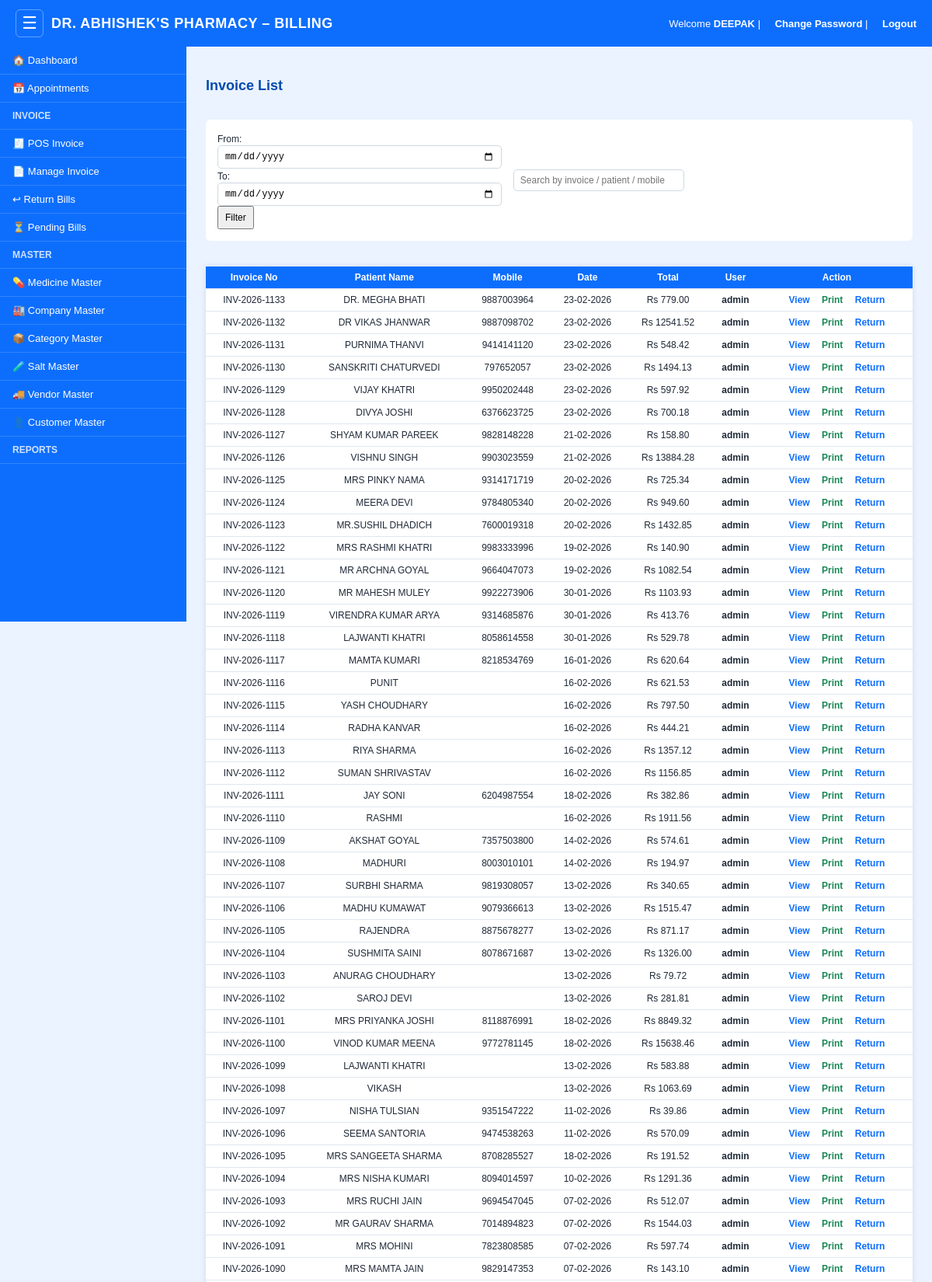
Screenshot of /invoices (signed in, upper part) with the database file from the repository.
### models.py (models this page shows)
class Invoice(db.Model):
    __tablename__ = "invoice"
    id = db.Column(db.Integer, primary_key=True)
    invoice_no = db.Column(db.String(50), unique=True)
    customer = db.Column(db.String(100))
    mobile = db.Column(db.String(20))
    doctor = db.Column(db.String(100))
    gender = db.Column(db.String(10))
    subtotal = db.Column(db.Float, default=0)
    discount = db.Column(db.Float, default=0)
    cgst = db.Column(db.Float, default=0)
    sgst = db.Column(db.Float, default=0)
    total = db.Column(db.Float, default=0)
    payment_mode = db.Column(db.String(20), default="CASH")
    created_by = db.Column(db.String(50))
    created_at = db.Column(db.DateTime, default=datetime.utcnow)

### app.py (the view)
@app.route("/invoices")
@login_required
def invoices():
    from_str = request.args.get("from", "").strip()
    to_str = request.args.get("to", "").strip()
    query = Invoice.query
    if from_str:
        try:
            from_dt = datetime.strptime(from_str, "%Y-%m-%d")
            query = query.filter(Invoice.created_at >= from_dt)
        except ValueError:
            pass
    if to_str:
        try:
            to_dt = datetime.strptime(to_str, "%Y-%m-%d") + timedelta(days=1)
            query = query.filter(Invoice.created_at < to_dt)
        except ValueError:
            pass
    return render_template(
        "invoices.html",
        invoices=query.order_by(Invoice.id.desc()).all()
    )

### app.py (called while the page is built)
def login_required(f):
    @wraps(f)
    def w(*args, **kwargs):
        if not session.get("user_id"):
            return redirect("/login")
        return f(*args, **kwargs)
    return w

### templates/invoices.html (shortened to what this page needs)
{% extends "base.html" %}
{% block body %}
<h2>Invoice List</h2>
<div class="filter-box">
    <form method="get">
        <label>From:</label>
        <input type="date" name="from" value="{{ request.args.get('from','') }}">
        <label>To:</label>
        <input type="date" name="to" value="{{ request.args.get('to','') }}">
        <button type="submit">Filter</button>
    </form>
    <input type="text" id="invoiceSearch"
       placeholder="Search by invoice / patient / mobile"
       style="padding:8px; width:220px;">
</div>
<table id="invoiceTable">
    <tr>
        <th>Invoice No</th>
        <th>Patient Name</th>
        <th>Mobile</th>
        <th>Date</th>
        <th>Total</th>
        <th>User</th>
        <th>Action</th>
    </tr>
    {% for i in invoices %}
    <tr>
        <td>{{ i.invoice_no }}</td>
        <td>{{ i.customer }}</td>
        <td>{{ i.mobile }}</td>
        <td>{{ i.created_at.strftime('%d-%m-%Y') }}</td>
        <td>Rs {{ "%.2f"|format(i.total) }}</td>
        <td><b>{{ i.created_by }}</b></td>
        <td class="actions">
            <a class="view" href="/invoice/{{ i.id }}" title="View Invoice">View</a>
            <a class="print" href="/invoice/{{ i.id }}?print=1" target="_blank" title="Print Invoice">Print</a>
            <a class="view" href="/return-medicine?invoice_no={{ i.invoice_no }}" title="Return Medicine">Return</a>
        </td>
    </tr>
    {% endfor %}
</table>
{% endblock %}

### templates/base.html (style rules this page uses)
* { box-sizing: border-box; }
body { margin: 0; font-family: Arial, sans-serif; background: #eaf3ff; }
:root { --primary: #0d6efd; --primary-dark: #084298; --success: #198754; --danger: #dc3545; --warning: #ffc107; --muted: #6c757d; --bg: #eaf3ff; --card: #ffffff; --border: #d9e2ef; --shadow: 0 2px 10px rgba(13, 110, 253, 0.12); --text: #1f2937; }
body { background: var(--bg); color: var(--text); }
.content table { width: 100%; border-collapse: collapse; background: var(--card); }
.content th, .content td { padding: 10px 12px; border-bottom: 1px solid #e0e6f0; text-align: center; font-size: 14px; }
.content th { background: var(--primary); color: #fff; font-weight: 700; }
.form-control, .content input:not([type="checkbox"]):not([type="radio"]), .content select, .content textarea { width: 100%; padding: 8px 10px; border: 1px solid #cfd8e3; border-radius: 5px; font-size: 14px; background: #fff; }
.content h2 { font-size: 18px !important; }
.content p, .content li, .content label, .content span, .content a, .content td, .content th, .content small, .content strong, .content b, .content input:not([type="checkbox"]):not([type="radio"]), .content select, .content textarea, .content button, .content .btn, .content .add-btn, .content .btn-add, .content .btn-edit, .content .btn-pass, .content .btn-del, .content .filter-btn, .content .delete-btn { font-size: 12px !important; }
.content th, .content td { padding: 7px 8px !important; }
.content input:not([type="checkbox"]):not([type="radio"]), .content select, .content textarea, .content button, .content .btn { padding: 6px 8px !important; }

### templates/invoices.html (style rules this page uses)
h2 { margin-bottom: 15px; color: #004aad; }
.filter-box { background: white; padding: 15px; border-radius: 6px; margin-bottom: 15px; display: flex; gap: 15px; align-items: center; flex-wrap: wrap; }
.filter-box input { padding: 8px; font-size: 14px; }
table { width: 100%; border-collapse: collapse; background: white; box-shadow: 0 0 8px rgba(0,0,0,0.1); }
th { background: #0d6efd; color: white; padding: 10px; font-size: 15px; }
td { padding: 10px; border-bottom: 1px solid #ddd; text-align: center; font-size: 14px; }
.actions a { text-decoration: none; font-size: 14px; margin: 0 6px; font-weight: 600; }
.view { color: #0d6efd; }
.print { color: #198754; }

### rows the page displays
Invoice: invoice_no "INV-2026-1133", customer "DR. MEGHA BHATI", mobile "9887003964", created_at "23-02-2026", total "779.00", created_by "admin"
Invoice: invoice_no "INV-2026-1132", customer "DR VIKAS JHANWAR", mobile "9887098702", created_at "23-02-2026", total "12541.52", created_by "admin"
Invoice: invoice_no "INV-2026-1131", customer "PURNIMA THANVI", mobile "9414141120", created_at "23-02-2026", total "548.42", created_by "admin"
Invoice: invoice_no "INV-2026-1130", customer "SANSKRITI CHATURVEDI", mobile "797652057", created_at "23-02-2026", total "1494.13", created_by "admin"
Invoice: invoice_no "INV-2026-1129", customer "VIJAY KHATRI", mobile "9950202448", created_at "23-02-2026", total "597.92", created_by "admin"
Invoice: invoice_no "INV-2026-1128", customer "DIVYA JOSHI", mobile "6376623725", created_at "23-02-2026", total "700.18", created_by "admin"
Invoice: invoice_no "INV-2026-1127", customer "SHYAM KUMAR PAREEK", mobile "9828148228", created_at "21-02-2026", total "158.80", created_by "admin"
Invoice: invoice_no "INV-2026-1126", customer "VISHNU SINGH", mobile "9903023559", created_at "21-02-2026", total "13884.28", created_by "admin"
Invoice: invoice_no "INV-2026-1125", customer "MRS PINKY NAMA", mobile "9314171719", created_at "20-02-2026", total "725.34", created_by "admin"
Invoice: invoice_no "INV-2026-1124", customer "MEERA DEVI", mobile "9784805340", created_at "20-02-2026", total "949.60", created_by "admin"
Invoice: invoice_no "INV-2026-1123", customer "MR.SUSHIL DHADICH", mobile "7600019318", created_at "20-02-2026", total "1432.85", created_by "admin"
Invoice: invoice_no "INV-2026-1122", customer "MRS RASHMI KHATRI", mobile "9983333996", created_at "19-02-2026", total "140.90", created_by "admin"
Invoice: invoice_no "INV-2026-1121", customer "MR ARCHNA GOYAL", mobile "9664047073", created_at "19-02-2026", total "1082.54", created_by "admin"
Invoice: invoice_no "INV-2026-1120", customer "MR MAHESH MULEY", mobile "9922273906", created_at "30-01-2026", total "1103.93", created_by "admin"
Invoice: invoice_no "INV-2026-1119", customer "VIRENDRA KUMAR ARYA", mobile "9314685876", created_at "30-01-2026", total "413.76", created_by "admin"
Invoice: invoice_no "INV-2026-1118", customer "LAJWANTI KHATRI", mobile "8058614558", created_at "30-01-2026", total "529.78", created_by "admin"
Invoice: invoice_no "INV-2026-1117", customer "MAMTA KUMARI", mobile "8218534769", created_at "16-01-2026", total "620.64", created_by "admin"
Invoice: invoice_no "INV-2026-1116", customer "PUNIT", created_at "16-02-2026", total "621.53", created_by "admin"
Invoice: invoice_no "INV-2026-1115", customer "YASH CHOUDHARY", created_at "16-02-2026", total "797.50", created_by "admin"
Invoice: invoice_no "INV-2026-1114", customer "RADHA KANVAR", created_at "16-02-2026", total "444.21", created_by "admin"
Invoice: invoice_no "INV-2026-1113", customer "RIYA SHARMA", created_at "16-02-2026", total "1357.12", created_by "admin"
Invoice: invoice_no "INV-2026-1112", customer "SUMAN SHRIVASTAV", created_at "16-02-2026", total "1156.85", created_by "admin"
Invoice: invoice_no "INV-2026-1111", customer "JAY SONI", mobile "6204987554", created_at "18-02-2026", total "382.86", created_by "admin"
Invoice: invoice_no "INV-2026-1110", customer "RASHMI", created_at "16-02-2026", total "1911.56", created_by "admin"
Invoice: invoice_no "INV-2026-1109", customer "AKSHAT GOYAL", mobile "7357503800", created_at "14-02-2026", total "574.61", created_by "admin"
Invoice: invoice_no "INV-2026-1108", customer "MADHURI", mobile "8003010101", created_at "14-02-2026", total "194.97", created_by "admin"
Invoice: invoice_no "INV-2026-1107", customer "SURBHI SHARMA", mobile "9819308057", created_at "13-02-2026", total "340.65", created_by "admin"
Invoice: invoice_no "INV-2026-1106", customer "MADHU KUMAWAT", mobile "9079366613", created_at "13-02-2026", total "1515.47", created_by "admin"
Invoice: invoice_no "INV-2026-1105", customer "RAJENDRA", mobile "8875678277", created_at "13-02-2026", total "871.17", created_by "admin"
Invoice: invoice_no "INV-2026-1104", customer "SUSHMITA SAINI", mobile "8078671687", created_at "13-02-2026", total "1326.00", created_by "admin"
Invoice: invoice_no "INV-2026-1103", customer "ANURAG CHOUDHARY", created_at "13-02-2026", total "79.72", created_by "admin"
Invoice: invoice_no "INV-2026-1102", customer "SAROJ DEVI", created_at "13-02-2026", total "281.81", created_by "admin"
Invoice: invoice_no "INV-2026-1101", customer "MRS PRIYANKA JOSHI", mobile "8118876991", created_at "18-02-2026", total "8849.32", created_by "admin"
Invoice: invoice_no "INV-2026-1100", customer "VINOD KUMAR MEENA", mobile "9772781145", created_at "18-02-2026", total "15638.46", created_by "admin"
Invoice: invoice_no "INV-2026-1099", customer "LAJWANTI KHATRI", created_at "13-02-2026", total "583.88", created_by "admin"
Invoice: invoice_no "INV-2026-1098", customer "VIKASH", created_at "13-02-2026", total "1063.69", created_by "admin"
Invoice: invoice_no "INV-2026-1097", customer "NISHA TULSIAN", mobile "9351547222", created_at "11-02-2026", total "39.86", created_by "admin"
Invoice: invoice_no "INV-2026-1096", customer "SEEMA SANTORIA", mobile "9474538263", created_at "11-02-2026", total "570.09", created_by "admin"
Invoice: invoice_no "INV-2026-1095", customer "MRS SANGEETA SHARMA", mobile "8708285527", created_at "18-02-2026", total "191.52", created_by "admin"
Invoice: invoice_no "INV-2026-1094", customer "MRS NISHA KUMARI", mobile "8094014597", created_at "10-02-2026", total "1291.36", created_by "admin"
Invoice: invoice_no "INV-2026-1093", customer "MRS RUCHI JAIN", mobile "9694547045", created_at "07-02-2026", total "512.07", created_by "admin"
Invoice: invoice_no "INV-2026-1092", customer "MR GAURAV SHARMA", mobile "7014894823", created_at "07-02-2026", total "1544.03", created_by "admin"
Invoice: invoice_no "INV-2026-1091", customer "MRS MOHINI", mobile "7823808585", created_at "07-02-2026", total "597.74", created_by "admin"
Invoice: invoice_no "INV-2026-1090", customer "MRS MAMTA JAIN", mobile "9829147353", created_at "07-02-2026", total "143.10", created_by "admin"

### other values shown
{{ session.get("username") }} "DEEPAK"
